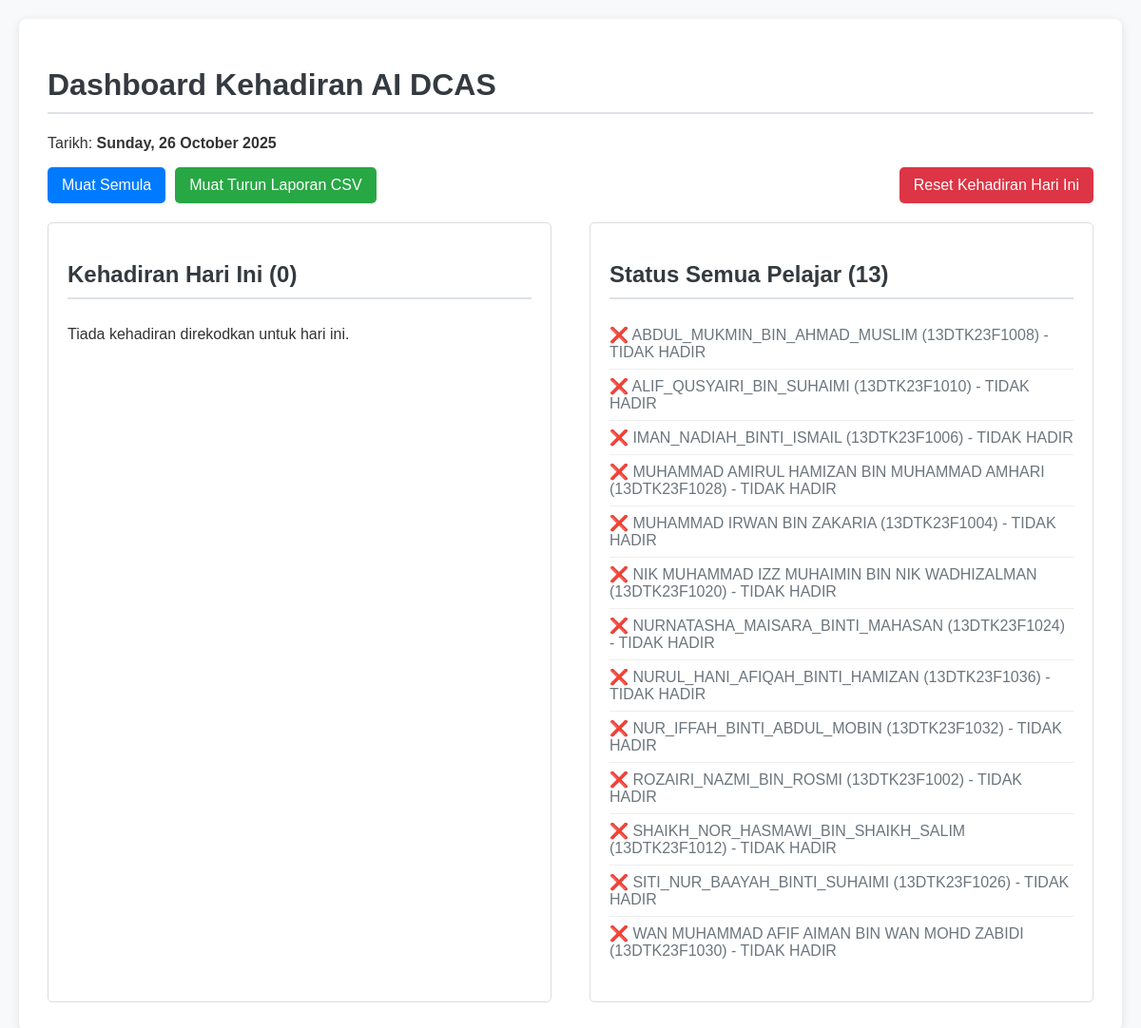
Screenshot of /laporan with the database file from the repository.
### tables this page shows
CREATE TABLE pelajar (
                id_pelajar INTEGER PRIMARY KEY AUTOINCREMENT,
                nama_pelajar TEXT NOT NULL,
                no_matrik TEXT UNIQUE NOT NULL,
                path_encoding_wajah TEXT
            );

### app/app.py (the view)
@app.route('/laporan')
def dashboard():
    all_students = query_db("SELECT id_pelajar, nama_pelajar, no_matrik FROM pelajar ORDER BY nama_pelajar ASC")
    today_str = datetime.now().strftime('%Y-%m-%d')
    todays_attendance_records = query_db("""
        SELECT p.id_pelajar, p.nama_pelajar, p.no_matrik, MIN(k.masa_masuk) as masa_masuk_pertama
        FROM kehadiran k JOIN pelajar p ON k.id_pelajar = p.id_pelajar
        WHERE date(k.masa_masuk) = ?
        GROUP BY p.id_pelajar ORDER BY masa_masuk_pertama ASC
    """, (today_str,))
    attended_today_ids = {record['id_pelajar'] for record in todays_attendance_records}
    return render_template('dashboard.html',
                           all_students=all_students,
                           todays_attendance_list=todays_attendance_records,
                           attended_today_ids=attended_today_ids,
                           current_date=datetime.now().strftime('%A, %d %B %Y'))

### app/app.py (called while the page is built)
def get_db():
    db = getattr(g, '_database', None)
    if db is None:
        db = g._database = sqlite3.connect(DATABASE)
        db.row_factory = sqlite3.Row
    return db

@app.teardown_appcontext
def close_connection(exception):
    db = getattr(g, '_database', None)
    if db is not None:
        db.close()

def query_db(query, args=(), one=False):
    cur = get_db().execute(query, args)
    rv = cur.fetchall()
    cur.close()
    return (rv[0] if rv else None) if one else rv

### templates/dashboard.html (shortened to what this page needs)
<!DOCTYPE html>
<html lang="ms">
<head>
</head>
<body>
    <div class="container">
        <h1>Dashboard Kehadiran AI DCAS</h1>
        <p>Tarikh: <strong>{{ current_date }}</strong></p>
        <div class="header-controls">
            <a href="{{ url_for('dashboard') }}" class="button-link">Muat Semula</a>
            <a href="{{ url_for('download_csv') }}" class="button-link download">Muat Turun Laporan CSV</a>
            <form action="{{ url_for('reset_today_attendance') }}" method="post" style="margin-left: auto;">
                <button type="submit" class="btn-reset"
                        onclick="return confirm('Anda pasti mahu reset semua rekod kehadiran untuk hari ini? Tindakan ini tidak boleh diundur.')">
                    Reset Kehadiran Hari Ini
                </button>
            </form>
        </div>
        <div class="grid-container">
            <div class="panel">
                <h2>Kehadiran Hari Ini ({{ todays_attendance_list|length }})</h2>
                <ul>
                    {% for record in todays_attendance_list %}
                        <li>{{ record.nama_pelajar }} ({{ record.no_matrik }}) - <strong>{{ record.masa_masuk_pertama.split(' ')[1] }}</strong></li>
                    {% else %}
                        <li>Tiada kehadiran direkodkan untuk hari ini.</li>
                    {% endfor %}
                </ul>
            </div>
            <div class="panel">
                <h2>Status Semua Pelajar ({{ all_students|length }})</h2>
                <ul>
                    {% for student in all_students %}
                        {% if student.id_pelajar in attended_today_ids %}
                            <li class="present">✅ {{ student.nama_pelajar }} ({{ student.no_matrik }}) - HADIR</li>
                        {% else %}
                            <li class="absent">❌ {{ student.nama_pelajar }} ({{ student.no_matrik }}) - TIDAK HADIR</li>
                        {% endif %}
                    {% endfor %}
                </ul>
            </div>
        </div>
    </div>
</body>
</html>

### templates/dashboard.html (style rules this page uses)
body { font-family: Arial, sans-serif; background-color: #f8f9fa; color: #333; margin: 0; padding: 20px; }
.container { max-width: 1200px; margin: auto; background: #fff; padding: 30px; border-radius: 8px; box-shadow: 0 2px 10px rgba(0,0,0,0.1); }
h1, h2 { color: #343a40; border-bottom: 2px solid #dee2e6; padding-bottom: 10px; }
.header-controls { margin-bottom: 20px; display: flex; align-items: center; gap: 10px; flex-wrap: wrap; }
.button-link { background-color: #007bff; color: white; padding: 10px 15px; border-radius: 5px; text-decoration: none; display: inline-block; }
.button-link.download { background-color: #28a745; }
.btn-reset { background-color: #dc3545; color: white; padding: 10px 15px; border-radius: 5px; border: none; font-family: Arial, sans-serif; font-size: 1em; cursor: pointer; }
.grid-container { display: grid; grid-template-columns: 1fr 1fr; gap: 40px; margin-top: 20px; }
.panel { padding: 20px; border: 1px solid #ddd; border-radius: 5px; }
ul { list-style-type: none; padding: 0; }
li { padding: 8px 0; border-bottom: 1px solid #eee; }
li:last-child { border-bottom: none; }
li.absent { color: #6c757d; }

### rows the page displays
pelajar: nama_pelajar "ABDUL_MUKMIN_BIN_AHMAD_MUSLIM", no_matrik "13DTK23F1008"
pelajar: nama_pelajar "ALIF_QUSYAIRI_BIN_SUHAIMI", no_matrik "13DTK23F1010"
pelajar: nama_pelajar "IMAN_NADIAH_BINTI_ISMAIL", no_matrik "13DTK23F1006"
pelajar: nama_pelajar "MUHAMMAD AMIRUL HAMIZAN BIN MUHAMMAD AMHARI", no_matrik "13DTK23F1028"
pelajar: nama_pelajar "MUHAMMAD IRWAN BIN ZAKARIA", no_matrik "13DTK23F1004"
pelajar: nama_pelajar "NIK MUHAMMAD IZZ MUHAIMIN BIN NIK WADHIZALMAN", no_matrik "13DTK23F1020"
pelajar: nama_pelajar "NURNATASHA_MAISARA_BINTI_MAHASAN", no_matrik "13DTK23F1024"
pelajar: nama_pelajar "NURUL_HANI_AFIQAH_BINTI_HAMIZAN", no_matrik "13DTK23F1036"
pelajar: nama_pelajar "NUR_IFFAH_BINTI_ABDUL_MOBIN", no_matrik "13DTK23F1032"
pelajar: nama_pelajar "ROZAIRI_NAZMI_BIN_ROSMI", no_matrik "13DTK23F1002"
pelajar: nama_pelajar "SHAIKH_NOR_HASMAWI_BIN_SHAIKH_SALIM", no_matrik "13DTK23F1012"
pelajar: nama_pelajar "SITI_NUR_BAAYAH_BINTI_SUHAIMI", no_matrik "13DTK23F1026"
pelajar: nama_pelajar "WAN MUHAMMAD AFIF AIMAN BIN WAN MOHD ZABIDI", no_matrik "13DTK23F1030"

### other values shown
{{ todays_attendance_list|length }} "0"
{{ all_students|length }} "13"
